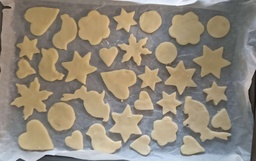
#> input picture images/cookies.jpg, 256 x 161 px, shrunk from 4188 x 2628 before the run
$ python main.py --image images/cookies.jpg   (older library calls are emulated)
#> lines starting #> are read from the running program, lines starting #| are printed output that depends on the picture
### src/utilities.py
"""
File containing utility functions for canny edge detector.
"""

import argparse
import matplotlib.pyplot as plt
import cv2
import numpy as np
from src.canny import img_convolve, gaussian_blur, sobel_gradients


def parse_args():
    """
    Parses the command line arguments.
    """
    parser = argparse.ArgumentParser(
        description="Canny Edge Detector usage:",
        formatter_class=argparse.ArgumentDefaultsHelpFormatter
    )

    parser.add_argument("-i", "--image",    required = True,                help = "Path to input image")
    parser.add_argument("-k", "--kernel",     type = int,   default = 5,      help = "Gaussian kernel size")
    parser.add_argument("-s", "--sigma",    type = float, default = 1.0,    help = "Gaussian sigma")
    parser.add_argument("-l", "--low",      type = float, default = 0.1,    help = "Low threshold ratio")
    parser.add_argument("-u", "--high",     type = float, default = 0.3,    help = "High threshold ratio")

    return parser.parse_args()


def img_load_and_grayscale(img_path):
    """
    Takes an image path in input. The image format can be jpg or png.
    Loads the image with opencv and applies grayscale on the image.
    Returns original image and grayscaled image.
    """
    # Upload image in BGR.
    img_bgr = cv2.imread(img_path)

    if img_bgr is None:
        raise FileNotFoundError(f"Image {img_path} does not exist.")

    # Apply grayscale
    img_gray = cv2.cvtColor(img_bgr, cv2.COLOR_BGR2GRAY)

    return img_bgr, img_gray


def img_resize(img, max_width=800):
    """
    Resizes an image proportionally if its width exceeds max width.
    Returns resized image.
    """
    # Get height and width: shape[0] = height, shape[1] width, shape[2] color
    height, width = img.shape[:2]

    if width > max_width:
        ratio = max_width / float(width)
        new_dim = (max_width, int(height * ratio))
        # INTER_AREA downsamples the image by averaging neighboring pixels.
        img_resized = cv2.resize(img, new_dim, interpolation = cv2.INTER_AREA)

        return img_resized

    return img


# [15 lines left out: function show_img, not called in this run]


def plot_results(images, titles, cols=3, filename=None):
    """
    Plots the selected images across a subplot grid with matplotlib.
    Allows option to save the image if a filename is given.
    """
    # Get the number of needed rows. Divide with // to round down the value.
    rows = (len(images) + cols - 1) // cols
    # Create the grid of subplots.
    fig, axes = plt.subplots(rows, cols, figsize=(5*cols, 5*rows))

    # Flatten the 2D axes array to 1D so we can iterate.
    #   [[ax1, ax2, ax3],   --->    [ax1, ax2, ax3, ax4, ax5, ax6]
    #   [ax4, ax5, ax6]]
    axes = axes.flatten()

    # Group by image and title and iterate showing image and setting title.
    for i, (img, title) in enumerate(zip(images, titles)):
        # Maps to gray when image is not RGB.
        axes[i].imshow(img, cmap='gray')
        axes[i].set_title(title)
        # Hides the x y axis for plots.
        axes[i].axis('off')

    # Hide any unused subplots.
    for i in range(len(images), len(axes)):
        axes[i].axis('off')

    # Automatically adjust spacing between subplots.
    plt.tight_layout()

    if filename:
        plt.savefig(filename, dpi=150, bbox_inches='tight')

    plt.show()


def roberts_edge(img):
    """
    Performs Roberts edge detection algorithm.
    Uses 2 2x2 kernels to perform convolution on the image.
    Returns magnitude containing edges.
    """
    Kx = np.array([[1, 0],
                   [0, -1]], dtype=np.float64)

    Ky = np.array([[0, 1],
                   [-1, 0]], dtype=np.float64)

    Gx = img_convolve(img, Kx)
    Gy = img_convolve(img, Ky)

    magnitude = np.sqrt(Gx**2 + Gy**2)
    magnitude = (magnitude / magnitude.max()) * 255

    return magnitude.astype(np.uint8)


def sobel_edge(img):
    """
    Performs Sobel edge detection algorithm.
    Implementation is same as in canny.py.
    """
    edges, angles = sobel_gradients(img)
    edges = (edges / edges.max()) * 255

    return edges.astype(np.uint8)


def laplacian_of_gaussian(img):
    """
    Performs LoG algorithm using opencv.
    """
    blurred = gaussian_blur(img)
    log = cv2.Laplacian(blurred, cv2.CV_64F)
    log = (log / log.max()) * 255

    return np.uint8(np.absolute(log))

### src/canny.py
"""
File containing functions for each Canny edge detector step:
    1. Gaussian blur
    2. Sobel gradients
    3. Non-maximum suppression
    4. Double thresholding
    5. Hysteresis
"""

import numpy as np

def img_convolve(img, kernel):
    """
    Performs convolution step by sliding the given kernel over
    the image's pixels and calculates the weighted sum.
    """
    # Get the image size and the kernel size. Grayscale images only have 2 channels.
    img_h, img_w = img.shape
    k_size = kernel.shape[0]
    # Calculate the amount of padding needed for the border pixels.
    pad = k_size // 2

    # Pad the image borders by reflecting.
    #   reflect: dcb|abcd|cba
    img_padded = np.pad(img, pad, mode="reflect")

    # Create image copy to put results in.
    # Keep float64 because we will insert weighted sums.
    img_output = np.zeros_like(img, dtype=np.float64)

    # Slide the kernel over every pixel.
    for i in range(img_h):
        for j in range(img_w):
            # Get the patch of pixels the kernel is on.
            kernel_patch = img_padded[i : i + k_size, j : j + k_size]
            # Perform weighted sum on the selected patch.
            img_output[i,j] = np.sum(kernel_patch * kernel)

    return img_output


def gaussian_kernel(size=5, sigma=1.0):
    """
    Creates a 2D Gaussian kernel matrix for the Gaussian blur step.
    size: kernel size, use odd numbers (3, 5, 7...).
    sigma: standard deviation, controls the blur strength.
    """
    # Calculate the distance from the kernel center.
    kernel_center = size // 2
    # Create a 1D array of integer offsets from the center:
    #   e.g size=5 -> [-2, -1, 0, 1, 2]
    offset = np.arange(-kernel_center, kernel_center + 1)

    # Apply 1D Gaussian to the offset.
    gauss_1d = np.exp(-offset**2 / (2 * sigma**2))

    # Produce the 2D Gaussian kernel from two 1D Gaussians.
    # np.outer -> k[i][j] = gauss_1d[i] * gauss_1d[j]
    kernel = np.outer(gauss_1d, gauss_1d)

    # Return the normalized kernel.
    # array.sum adds all kernel values.
    # Divide the kernel by the value so that all kernel values sum to 1.
    return kernel / kernel.sum()


def gaussian_blur(img, size=5, sigma=1.0):
    """
    Performs the Gaussian blur step.
        1. Get the kernel from gaussian_kernel();
        2. Perform convolution with the gaussian kernel.
        3. Return blurred image
    """
    kernel = gaussian_kernel(size, sigma)
    img_blurred = img_convolve(img, kernel)

    # Clip the pixel values (0, 255) and return to uint8 for opencv.
    img_blurred = np.clip(img_blurred, 0, 255).astype(np.uint8)

    return img_blurred


def sobel_gradients(img):
    """
    Finds the edges in the image by calculating Sobel gradients.
        1. Creates the 2 Sobel kernels:
                 -1 0 1          -1 -2 -1
            Gx = -2 0 2 ,   Gy = 0  0  0
                 -1 0 1           1  2  1

        2. Slides the kernels over the blurred image.
        3. Returns calculated gradient magnitude (edges) and edge angle arrays.
    """
    # Create the Sobel kernels.
    # Define them as float64 for consistency with convolution step.
    Kx = np.array([[-1, 0, 1],
                   [-2, 0, 2],
                   [-1, 0, 1]], dtype=np.float64)

    Ky = np.array([[-1, -2, -1],
                   [0, 0, 0],
                   [1, 2, 1]], dtype=np.float64)

    # Convolve the image with each kernel.
    Gx = img_convolve(img, Kx)
    Gy = img_convolve(img, Ky)

    # Compute the gradient magnitude with the Pythagorean theorem.
    magnitude = np.sqrt(Gx**2 + Gy**2)

    # Normalize the magnitude to get values in (0, 255) for images.
    # magnitude / magnitude.max() scales matrix to values in [0, 1].
    # Multiplying by 255 stretches it to [0, 255].
    img_edges = (magnitude / magnitude.max()) * 255

    # Compute the gradient direction in degrees.
    angles = np.arctan2(Gy, Gx) * (180 / np.pi)

    # Clip the angles to have them in range [0°, 180°].
    # Use numpy's boolean indexing:
    #   angle < 0 creates a boolean array.
    #   += 180 adds 180 where the condition is True.
    angles[angles < 0] += 180

    # Return as uint8 for image viewing.
    return img_edges.astype(np.uint8), angles


def nms(sobel_edges, angles):
    """
    Performs non-maximum suppression on each pixel to thin edges by
    keeping only the local maximum along the gradient direction.
        1. Bin each angle into one of the 4 possible directions (0°, 45°, 90°, 135°).
           To do this we split the directions into sections:
           0°        22.5°     67.5°     112.5°    157.5°    180°
            |---------|---------|---------|---------|---------|
                0°         45°       90°      135°       0°
        2. Keep the pixel only if it's the local maximum along the edge.
        3. Return the image with thinned edges.
    """
    img_h, img_w = sobel_edges.shape
    # Create image copy for output. Keep at float64 for calculations.
    img_thin_edges = np.zeros_like(sobel_edges, dtype=np.float64)

    for i in range(1, img_h -1):
        for j in range(1, img_w -1):

            angle = angles[i, j]

            # Bin the angle into the 4 possible directions.
            # 0° or 180° case - vertical edge |
            if (angle < 22.5) or (angle >= 157.5):
                # Left neighbor
                n1 = sobel_edges[i, j-1]
                # Right neighbor
                n2 = sobel_edges[i, j+1]
            # 45° case - diagonal edge /
            elif (angle >= 22.5) and (angle < 67.5):
                # Top right neighbor
                n1 = sobel_edges[i-1, j+1]
                # Top left neighbor
                n2 = sobel_edges[i+1, j-1]
            # 90° case - horizontal edge −
            elif (angle >= 67.5) and (angle < 112.5):
                # Top neighbor
                n1 = sobel_edges[i-1, j]
                # Bottom neighbor
                n2 = sobel_edges[i+1, j]
            # 135° case - diagonal edge \
            else:
                # Top left neighbor
                n1 = sobel_edges[i+1, j-1]
                # Bottom right neighbor
                n2 = sobel_edges[i-1, j+1]

            # Keep pixel only if it's the local maximum
            if sobel_edges[i, j] >= n1 and sobel_edges[i, j] >= n2:
                img_thin_edges[i, j] = sobel_edges[i, j]
            else:
                img_thin_edges[i, j] = 0

    return img_thin_edges.astype(np.uint8)


def double_threshold(thinned_edges, low_ratio=0.1, high_ratio=0.3):
    """
    Classifies each edge into strong, weak, or fake edges.
    The ratios must be tuned properly to get expected results: different ratios work
    for different image cases.
        1. Calculate the two threshold values.
        2. Define values for strong pixels and weak pixels for debugging visually.
        3. Apply the thresholds to the thinned edges.
        4. Return the thresholded image and the values for strong and weak pixels.
    """
    # Get thresholds by multiplying the maximum magnitude by the ratio.
    # This way, each threshold is adapted to each image.
    low_thr = thinned_edges.max() * low_ratio
    high_thr = thinned_edges.max() * high_ratio

    # Values for strong and weak pixels.
    strong_pix = 200
    weak_pix = 100

    # Image copy for output. Float64 for calculation purposes.
    img_dthr = np.zeros_like(thinned_edges, dtype=np.float64)

    # Apply thresholds to each edgge by using numpy's boolean indexing.
    # thinned_edges >= high creates a boolean array whose values = 1 when thinned_edges >= high.
    # The weak mask combines two boolean arrays via &.
    # Values in both arrays must be = 1, else it is set as = 0.
    strong_mask = thinned_edges >= high_thr
    weak_mask = (thinned_edges >= low_thr) & (thinned_edges < high_thr)

    # Create the thresholded image by using the two masks.
    img_dthr[strong_mask] = strong_pix
    img_dthr[weak_mask] = weak_pix

    return img_dthr.astype(np.uint8), strong_pix, weak_pix


def hysteresis(img_dthr, strong_pix, weak_pix):
    """
    Promotes weak edges connected to strong edges and discards the isolated weak edges.
    We use a stack to start from strong pixels and propagate outward to find connected weak ones.
        1. Add all strong pixels to the stack.
        2. Pop from the stack and check its 8 neighbors.
        3. If neighbor is weak -> promote to strong and add to stack
        4. Repeat until stack is empty.
        5. Discard the isolated weak edges.
        6. Return the final edges.
    """
    img_h, img_w = img_dthr.shape
    # Copy the edge values to the output image.
    img_final_edges = img_dthr.copy()

    # Find positions of all strong pixels.
    strong_rows, strong_cols = np.where(img_final_edges == strong_pix)
    # Pair them into (row, col) tuples.
    strong_pos = zip(strong_rows, strong_cols)
    # Convert to list to append and pop.
    stack = list(strong_pos)

    while stack:
        # Current pixel position.
        i, j = stack.pop()

        # Check the 8 neighbors: di - row offset, dj - column offset.
        for di in [-1, 0, 1]:
            for dj in [-1, 0, 1]:
                # Skip the pixel itself.
                if di == 0 and dj == 0: continue
                # Get the neighbor's position.
                ni = i + di
                nj = j + dj

                # Check the bounds before accessing.
                if 0 <= ni < img_h and 0 <= nj < img_w:
                    # Promote weak edge to strong
                    if img_final_edges[ni, nj] == weak_pix:
                        img_final_edges[ni, nj] = strong_pix
                        stack.append((ni, nj))

    # Discard remaining weak edges
    img_final_edges[img_final_edges == weak_pix] = 0

    return img_final_edges


def canny_edge_detection(grayscale_img, kernel_size=5, sigma=1.0, low_ratio=0.1, high_ratio=0.3):
    """
    Performs all Canny edge detection steps.
    Returns a dictionary containing the image after every step.
    """
    blurred = gaussian_blur(grayscale_img, kernel_size, sigma)
    sobel_edges, angles = sobel_gradients(blurred)
    thinned_edges = nms(sobel_edges, angles)
    dthr, strong_pix, weak_pix = double_threshold(thinned_edges, low_ratio, high_ratio)
    final_edges = hysteresis(dthr, strong_pix, weak_pix)

    # Store every image in a dictionary.
    images = {
        "blurred": blurred,
        "sobel": sobel_edges,
        "nms": thinned_edges,
        "dthr": dthr,
        "final": final_edges
    }

    return images

### main.py
import cv2
from src.utilities import (
    parse_args,
    img_load_and_grayscale,
    img_resize,
    plot_results,
    roberts_edge,
    sobel_edge,
    laplacian_of_gaussian
)
from src.canny import canny_edge_detection

def main():
    """
    Entrypoint for Canny Edge Detector.
    """
    args = parse_args()
    img_path = args.image

    original, grayscale = img_load_and_grayscale(img_path)
#> in img_load_and_grayscale, img_bgr is the input picture: shape (161, 256, 3); mean B, G, R 121.3, 136.2, 145.8
    original = img_resize(original)
    grayscale = img_resize(grayscale)

    # Perform Canny Edge Detection on the grayscaled image.
    images = canny_edge_detection(grayscale, args.kernel, args.sigma, args.low, args.high)
#> after the loop in nms, `for i in range(1, img_h -1):`:
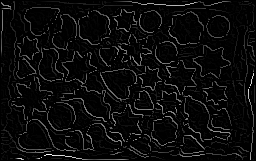
#> img_thin_edges: shape (161, 256) float64; min 0, max 255, mean 11.5
#> in double_threshold, `low_thr = thinned_edges.max() * low_ratio`: low_thr = 25.5
#> in double_threshold, `high_thr = thinned_edges.max() * high_ratio`: high_thr = 76.5
#> in double_threshold, `strong_mask = thinned_edges >= high_thr`:
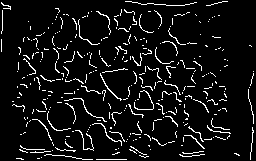
#> strong_mask: shape (161, 256) bool; 7.2% white in thin lines or dots
#> in double_threshold, `weak_mask = (thinned_edges >= low_thr) & (thinned_edges < high_thr)`: weak_mask: shape (161, 256) bool; 5.3% white in thin lines or dots
#> in canny_edge_detection, `dthr, strong_pix, weak_pix = double_threshold(thinned_edges, low_ratio..`: strong_pix = 200; weak_pix = 100
#> in hysteresis, `strong_rows, strong_cols = np.where(img_final_edges == strong_pix)`: strong_rows = 2965 values from 1 to 159; strong_cols = 2965 values, max 253 at index 1104, min 1 at index 13, mean 123.4
#> in hysteresis, `stack = list(strong_pos)`: stack = 2965 pairs, first value 1 to 159, second value 1 to 253
#> the loop in hysteresis, `while stack:` made 3885 passes
#> (i, j) on passes 1 to 3: (159, 250), (159, 126), (159, 127)
#> after the loop in hysteresis, `while stack:`:
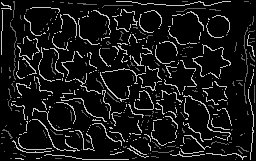
#> img_final_edges: shape (161, 256); min 0, max 200, mean 21.9
#> after the loop in hysteresis, `while stack:`: stack = []
#> in hysteresis, `img_final_edges[img_final_edges == weak_pix] = 0`:
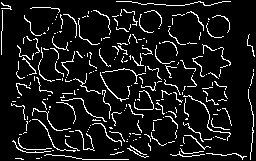
#> img_final_edges: shape (161, 256); values 0 (black) and 200 (white), 9.4% white in thin lines or dots
#> images = 5 items
    # Perform opencv's Canny Edge Detection on the grayscaled image.
    opencv_canny = cv2.Canny(grayscale, 100, 200)
#> opencv_canny: shape (161, 256); 11.7% white in thin lines or dots
    # Perform Robert's Edge Detection on the grayscaled image.
    roberts = roberts_edge(grayscale)
    # Perform Sobel's Edge Detection on the grayscaled image.
    sobel = sobel_edge(grayscale)
#> after the loop in img_convolve (call 7), `for i in range(img_h):`:
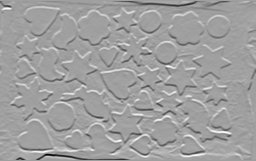
#> img_output: shape (161, 256) float64; min -777, max 464, mean 0.3; drawn with min black and max white
    # Perform LoG on the grayscaled image.
    log = laplacian_of_gaussian(grayscale)
#> in laplacian_of_gaussian, `log = cv2.Laplacian(blurred, cv2.CV_64F)`:
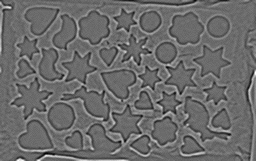
#> log: shape (161, 256) float64; min -44, max 60, mean 0; drawn with min black and max white
#> in laplacian_of_gaussian, `return np.uint8(np.absolute(log))`:
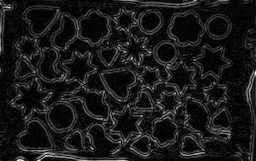
#> returned value: shape (161, 256); min 0, max 255, mean 25.6

    # Convert cv2 BGR image to RGB for matplotlib.
    original_rgb = cv2.cvtColor(original, cv2.COLOR_BGR2RGB)

    plot_results(
        [original_rgb, images["blurred"], images["sobel"], images["nms"], images["dthr"], images["final"]],
        ["Original", "Blurred", "Sobel", "NMS", "Double Threshold", "Final Canny"],
        filename = "canny_comparison.png"
    )
#> in plot_results, `rows = (len(images) + cols - 1) // cols`: rows = 2
#> the loop in plot_results, `for i, (img, title) in enumerate(zip(images, titles)):` made 6 passes
#> title on passes 1 to 6: 'Original', 'Blurred', 'Sobel', 'NMS', 'Double Threshold', 'Final Canny'

    plot_results(
        [images["final"], opencv_canny],
        ["My Canny implementation", "OpenCV Canny implementation"],
        cols = 2,
        filename = "implementation_comparison.png"
    )
#> the loop in plot_results (call 2), `for i, (img, title) in enumerate(zip(images, titles)):` made 2 passes

    plot_results(
        [images["final"], roberts, sobel, log],
        ["My Canny", "Roberts", "Sobel", "Laplacian of Gaussian"],
        cols = 2,
        filename = "detector_comparison.png"
    )


if __name__ =="__main__":
    main()
